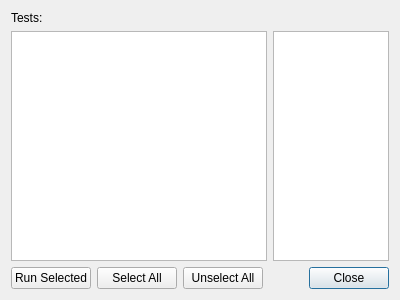
<?xml version="1.0" encoding="UTF-8"?>
<ui version="4.0">
 <class>testDialog</class>
 <widget class="QDialog" name="testDialog">
  <property name="geometry">
   <rect>
    <x>0</x>
    <y>0</y>
    <width>400</width>
    <height>300</height>
   </rect>
  </property>
  <property name="windowTitle">
   <string>Dialog</string>
  </property>
  <layout class="QVBoxLayout" name="verticalLayout">
   <item>
    <layout class="QHBoxLayout" name="horizontalLayout_2">
     <item>
      <widget class="QLabel" name="label">
       <property name="text">
        <string>Tests:</string>
       </property>
      </widget>
     </item>
    </layout>
   </item>
   <item>
    <layout class="QHBoxLayout" name="horizontalLayout">
     <item>
      <widget class="QListWidget" name="listSelection">
       <property name="sizePolicy">
        <sizepolicy hsizetype="Fixed" vsizetype="Expanding">
         <horstretch>0</horstretch>
         <verstretch>0</verstretch>
        </sizepolicy>
       </property>
       <property name="editTriggers">
        <set>QAbstractItemView::NoEditTriggers</set>
       </property>
      </widget>
     </item>
     <item>
      <widget class="QPlainTextEdit" name="output">
       <property name="font">
        <font>
         <family>Courier New</family>
         <pointsize>8</pointsize>
        </font>
       </property>
       <property name="undoRedoEnabled">
        <bool>false</bool>
       </property>
       <property name="lineWrapMode">
        <enum>QPlainTextEdit::NoWrap</enum>
       </property>
       <property name="readOnly">
        <bool>true</bool>
       </property>
      </widget>
     </item>
    </layout>
   </item>
   <item>
    <layout class="QHBoxLayout" name="horizontalLayout_3">
     <item>
      <widget class="QPushButton" name="runTest">
       <property name="focusPolicy">
        <enum>Qt::NoFocus</enum>
       </property>
       <property name="text">
        <string>Run Selected</string>
       </property>
      </widget>
     </item>
     <item>
      <widget class="QPushButton" name="selectAll">
       <property name="focusPolicy">
        <enum>Qt::NoFocus</enum>
       </property>
       <property name="text">
        <string>Select All</string>
       </property>
      </widget>
     </item>
     <item>
      <widget class="QPushButton" name="unselectAll">
       <property name="focusPolicy">
        <enum>Qt::NoFocus</enum>
       </property>
       <property name="text">
        <string>Unselect All</string>
       </property>
      </widget>
     </item>
     <item>
      <widget class="QDialogButtonBox" name="buttonBox">
       <property name="orientation">
        <enum>Qt::Horizontal</enum>
       </property>
       <property name="standardButtons">
        <set>QDialogButtonBox::Close</set>
       </property>
      </widget>
     </item>
    </layout>
   </item>
  </layout>
 </widget>
 <resources/>
 <connections>
  <connection>
   <sender>buttonBox</sender>
   <signal>accepted()</signal>
   <receiver>testDialog</receiver>
   <slot>accept()</slot>
   <hints>
    <hint type="sourcelabel">
     <x>248</x>
     <y>254</y>
    </hint>
    <hint type="destinationlabel">
     <x>157</x>
     <y>274</y>
    </hint>
   </hints>
  </connection>
  <connection>
   <sender>buttonBox</sender>
   <signal>rejected()</signal>
   <receiver>testDialog</receiver>
   <slot>reject()</slot>
   <hints>
    <hint type="sourcelabel">
     <x>316</x>
     <y>260</y>
    </hint>
    <hint type="destinationlabel">
     <x>286</x>
     <y>274</y>
    </hint>
   </hints>
  </connection>
 </connections>
</ui>
